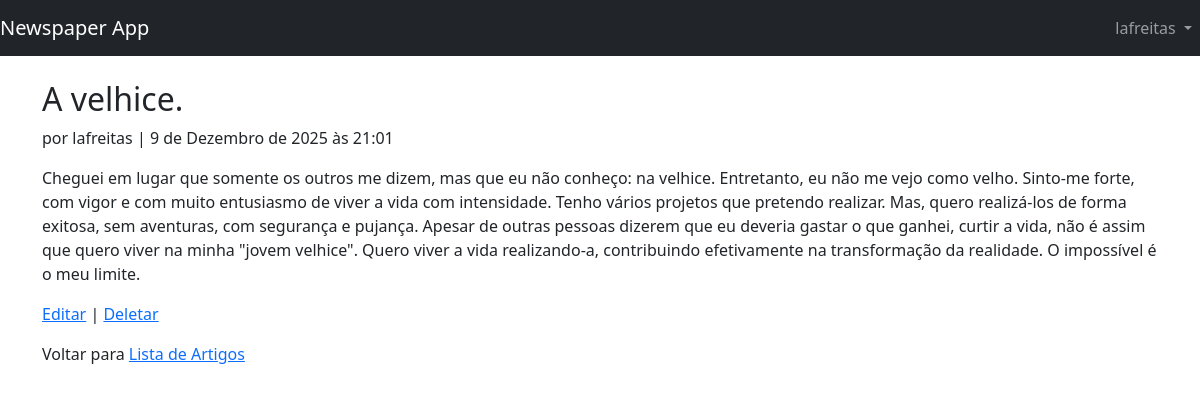
Before: /articles/3/ (signed in) with the older database file.
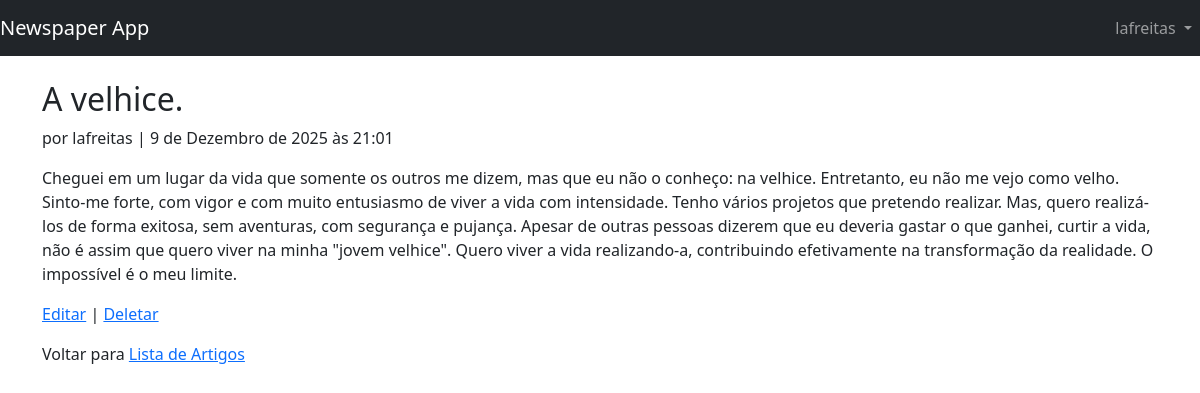
After: the same page with the newer database file.
### articles/models.py (models this page shows)
class Article(models.Model):
    title = models.CharField(max_length=255)
    body = models.TextField()
    date = models.DateTimeField(auto_now_add=True)
    author = models.ForeignKey(
        get_user_model(),
        on_delete=models.CASCADE,
    )

### users/models.py (models this page shows)
class CustomUser(AbstractUser):
    age = models.PositiveIntegerField(null=True, blank=True)

### articles/views.py (the view)
# urls.py: path('<int:pk>/', ArticleDetailView.as_view(), name='article_detail'), # URL pattern for article detail view
class ArticleDetailView(LoginRequiredMixin, DetailView):
    model = Article
    template_name = 'article_detail.html' # specify your template name/location
    login_url = '/accounts/login/'  # redirect to login if not authenticated

### templates/article_detail.html
 {% extends "base.html" %}
{% block content %}
<div class="article-entry">
    <h2>{{ object.title }}</h2>
    <p> por {{ object.author }} | {{ object.date }}</p>
    <p>{{ object.body }}</p>
</div>
<p><a href="{% url 'article_edit' object.pk %}">Editar</a> |
<a href="{% url 'article_delete' object.pk %}">Deletar</a>
</p>
<p>Voltar para <a href="{% url 'article_list' %}">Lista de Artigos</a></p>
{% endblock content %}

Changed rows visible on the page:
changed Article "A velhice.": body "Cheguei em lugar que somente os outros me dizem, mas que eu não conheço: na velhice. Entretanto,…" → "Cheguei em um lugar da vida que somente os outros me dizem, mas que eu não o conheço: na velhice. Entretanto,…"
